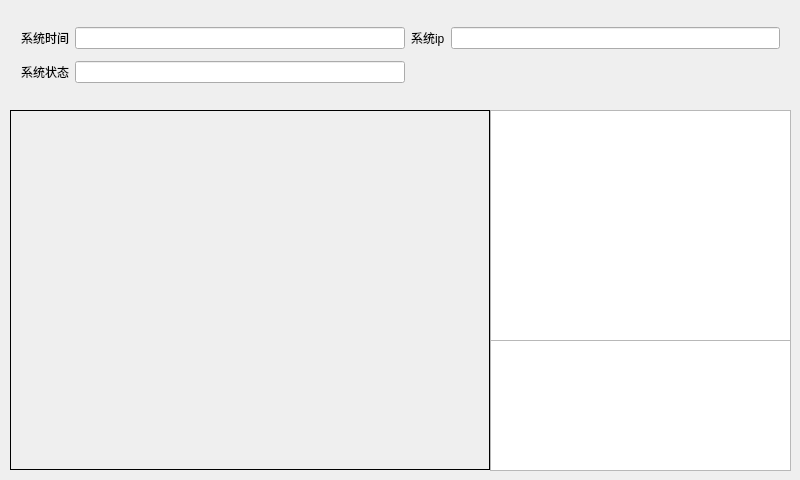
<?xml version="1.0" encoding="UTF-8"?>
<ui version="4.0">
 <class>MainWindow</class>
 <widget class="QWidget" name="MainWindow">
  <property name="geometry">
   <rect>
    <x>0</x>
    <y>0</y>
    <width>800</width>
    <height>480</height>
   </rect>
  </property>
  <property name="windowTitle">
   <string>MainWindow</string>
  </property>
  <property name="styleSheet">
   <string notr="true"/>
  </property>
  <widget class="QWidget" name="gridLayoutWidget">
   <property name="geometry">
    <rect>
     <x>10</x>
     <y>10</y>
     <width>781</width>
     <height>91</height>
    </rect>
   </property>
   <layout class="QGridLayout" name="gridLayout">
    <item row="0" column="0">
     <widget class="QLabel" name="label">
      <property name="styleSheet">
       <string notr="true">font: rgb(255, 255, 255);</string>
      </property>
      <property name="text">
       <string>系统时间</string>
      </property>
     </widget>
    </item>
    <item row="0" column="1">
     <widget class="QLineEdit" name="lineEdit_time"/>
    </item>
    <item row="0" column="3">
     <widget class="QLineEdit" name="lineEdit_systemip"/>
    </item>
    <item row="0" column="2">
     <widget class="QLabel" name="label_2">
      <property name="text">
       <string>系统ip</string>
      </property>
     </widget>
    </item>
    <item row="1" column="0">
     <widget class="QLabel" name="label_3">
      <property name="text">
       <string>系统状态</string>
      </property>
     </widget>
    </item>
    <item row="1" column="1">
     <widget class="QLineEdit" name="lineEdit_systemstate"/>
    </item>
    <item row="1" column="2">
     <widget class="QLabel" name="label_4">
      <property name="text">
       <string/>
      </property>
     </widget>
    </item>
   </layout>
  </widget>
  <widget class="QLabel" name="label_video">
   <property name="geometry">
    <rect>
     <x>10</x>
     <y>110</y>
     <width>480</width>
     <height>360</height>
    </rect>
   </property>
   <property name="frameShape">
    <enum>QFrame::Box</enum>
   </property>
   <property name="text">
    <string/>
   </property>
  </widget>
  <widget class="QTextEdit" name="textEdit_videoinfo">
   <property name="geometry">
    <rect>
     <x>490</x>
     <y>110</y>
     <width>301</width>
     <height>231</height>
    </rect>
   </property>
   <property name="frameShape">
    <enum>QFrame::StyledPanel</enum>
   </property>
  </widget>
  <widget class="QTextEdit" name="textEdit_systeminfo">
   <property name="geometry">
    <rect>
     <x>490</x>
     <y>340</y>
     <width>301</width>
     <height>131</height>
    </rect>
   </property>
  </widget>
 </widget>
 <layoutdefault spacing="6" margin="11"/>
 <resources/>
 <connections/>
</ui>
